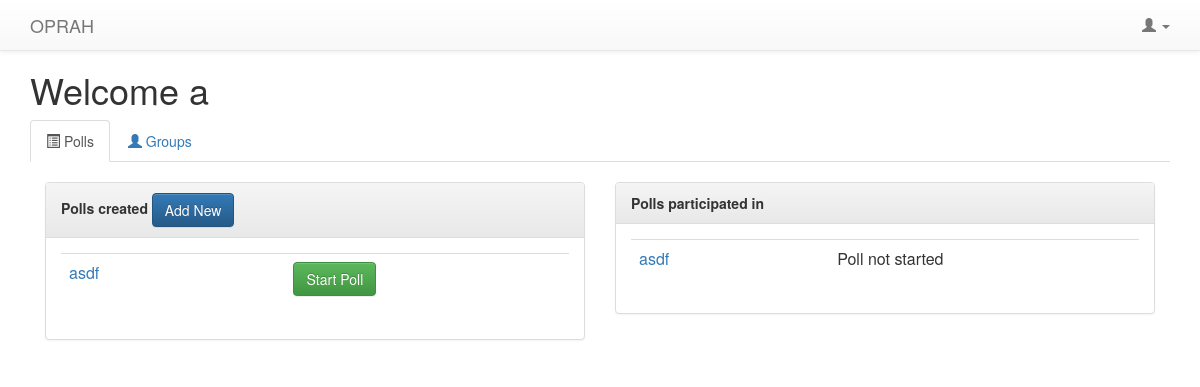
The app's page /polls/ (signed in), older data.
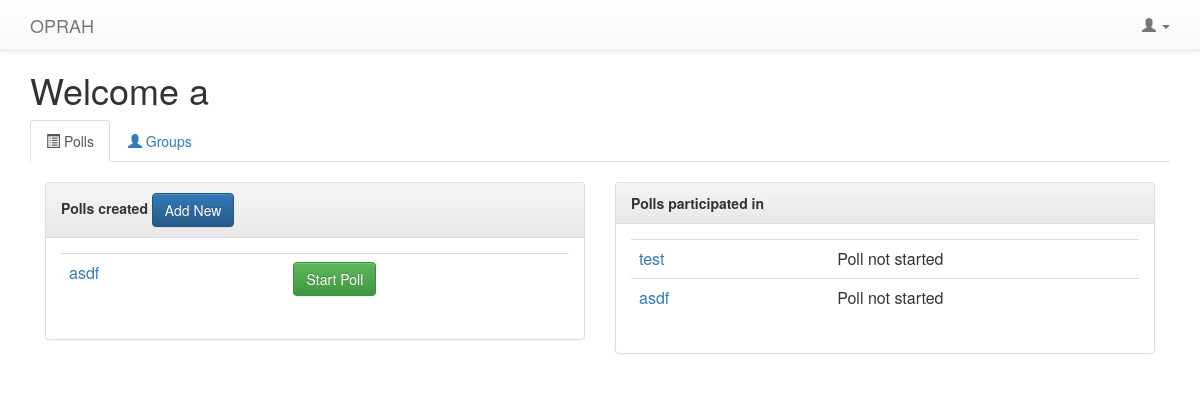
The same page, newer data.
### polls/models.py (models this page shows, shortened)
@python_2_unicode_compatible
class Question(models.Model):
    question_text = models.CharField(max_length=20)
    question_desc = models.CharField(max_length=500, null=True, blank=True)
    image = models.CharField(max_length=500, default="https://pbs.twimg.com/media/B0eebrtIUAEVFad.jpg")
    pub_date = models.DateTimeField('date published')
    follow_up = models.OneToOneField('Question', on_delete=models.CASCADE, null = True, blank = True)
    question_owner = models.ForeignKey(User, null = True)
    question_voters = models.ManyToManyField(User, related_name='voters')
    status = models.IntegerField(default=1)
    display_pref = models.IntegerField(default=1)

### polls/views.py (the view)
class IndexView(generic.ListView):
    template_name = 'polls/index.html'
    context_object_name = 'question_list'
    def get_context_data(self, **kwargs):
        ctx = super(IndexView, self).get_context_data(**kwargs)
        ctx['groups'] = Group.objects.all()
        return ctx
    def get_queryset(self):
        return Question.objects.all().order_by('-pub_date')

### polls/templates/polls/index.html (shortened to what the changed rows need)
{% extends 'polls/base.html' %}
{% block content %}
<body>
    {% if user.is_authenticated %}
            <h1>Welcome {{ request.user.username }}</h1>
            <div class="tab-content">
            <div id="home" class="tab-pane active">
                <br />
                <div class="col-md-6">
                    <div class="panel panel-default">
                        <div class="panel-body">
                        <table class="table">
                        {% if question_list %}
                            {% for question in question_list %}
                                {% if question.question_owner == request.user %}
                                <tr>
                                    <td>
                                        <a href="{% url 'polls:setting_step1' question.id %}">{{ question.question_text }}</a>
                                    </td>
                                    <td>
                                    </td>
                                    <td>
                                    </td>
                                    {% if question.status == 1 %}
                                        <td><span class="btn btn-success" data-toggle="modal" data-target="#confirm-start">Start Poll</span></td>
                                    {% elif question.status == 3 %}
                                        <td>
                                            <a href="{% url 'polls:voteresults' question.id %}" class="btn btn-primary">Get Vote Results</a>
                                        </td>
                                    {% endif %}
                                </tr>
                                {% endif %}
                            {% endfor %}
                        {% endif %}
                        </table>
                        </div>
                    </div>
                </div>
                <div class="col-md-6">
                    <div class="panel panel-default">
                        <div class="panel-body">
                            <table class="table">
                            {% if question_list %}
                                {% for question in question_list %}
                                    {% if question.question_owner != request.user and request.user in question.question_voters.all %}
                                    <tr>
                                        <td>
                                            <a href="{% url 'polls:pollinfo' question.id %}">
                                            {{ question.question_text }}
                                            </a>
                                        </td>
                                        <td>
                                        </td>
                                        <td>
                                        </td>
                                        {% if question.status == 1 %}
                                            <td>Poll not started</td>
                                        {% elif question.status == 2 %}
                                            <td>Polling in session</td>
                                        {% elif question.status == 3 %}
                                            <td>
                                                Polling complete
                                                <a href="{% url 'polls:voteresults' question.id %}" class="btn btn-primary">Get Vote Results</a>
                                            </td>
                                        {% endif %}
                                    </tr>
                                    {% endif %}
                                {% endfor %}
                            {% endif %}
                            </table>
                        </div>
                    </div>
                </div>
            </div>
        </div>
    {% endif %}
</body>
{% endblock %}

Row changes from the older to the newer data that the page shows:
added Question: question_text "test", status "Poll not started"
